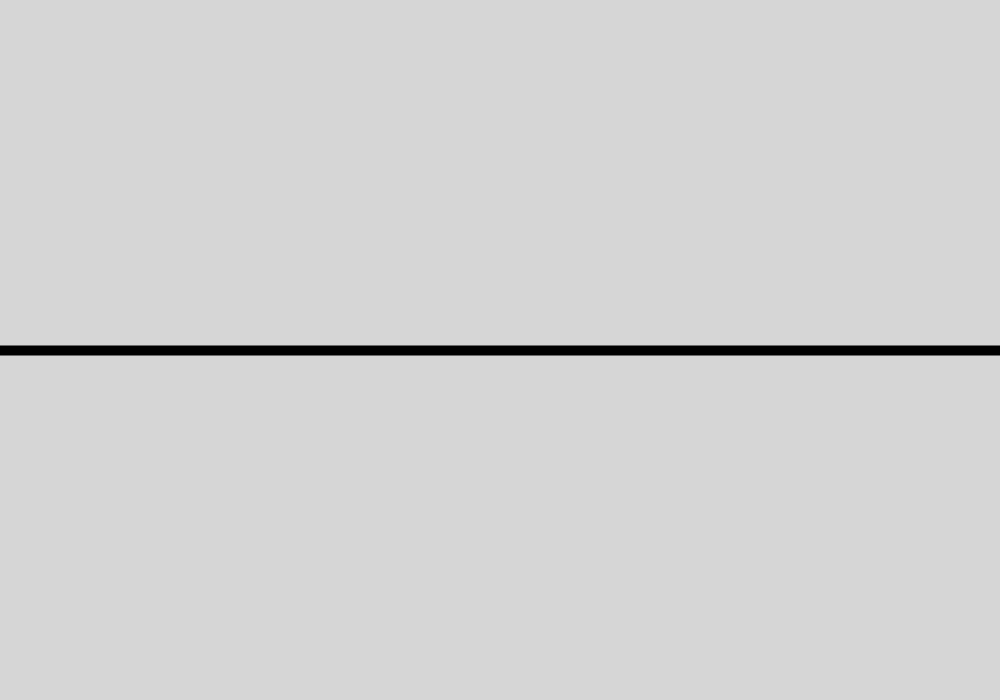
Frame 1 (no input)
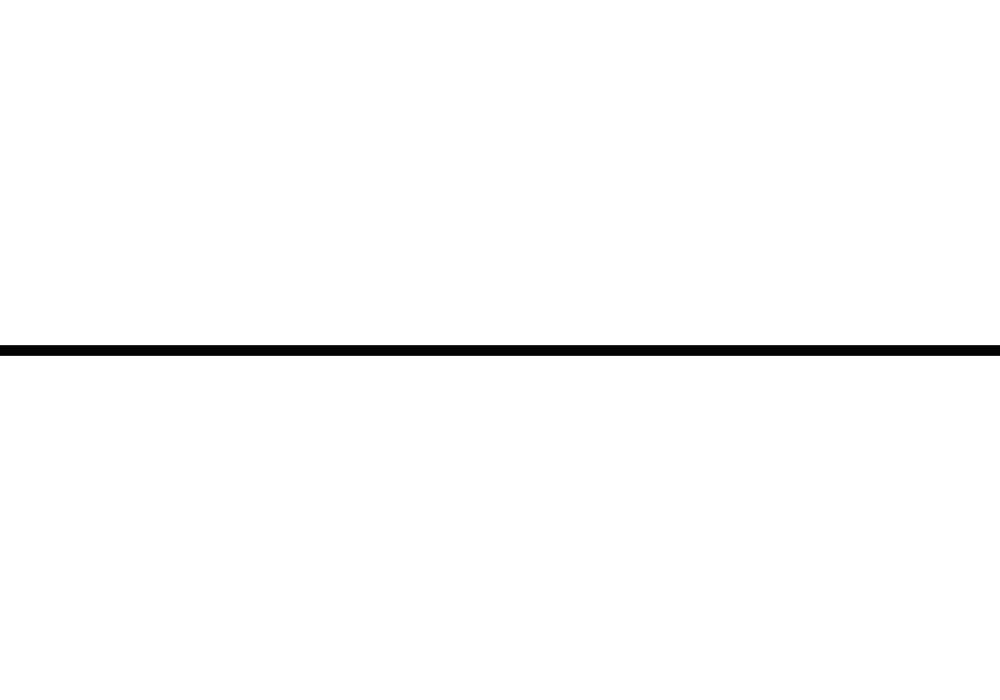
Frame 60 (the mouse pressed at the canvas centre just before this capture)
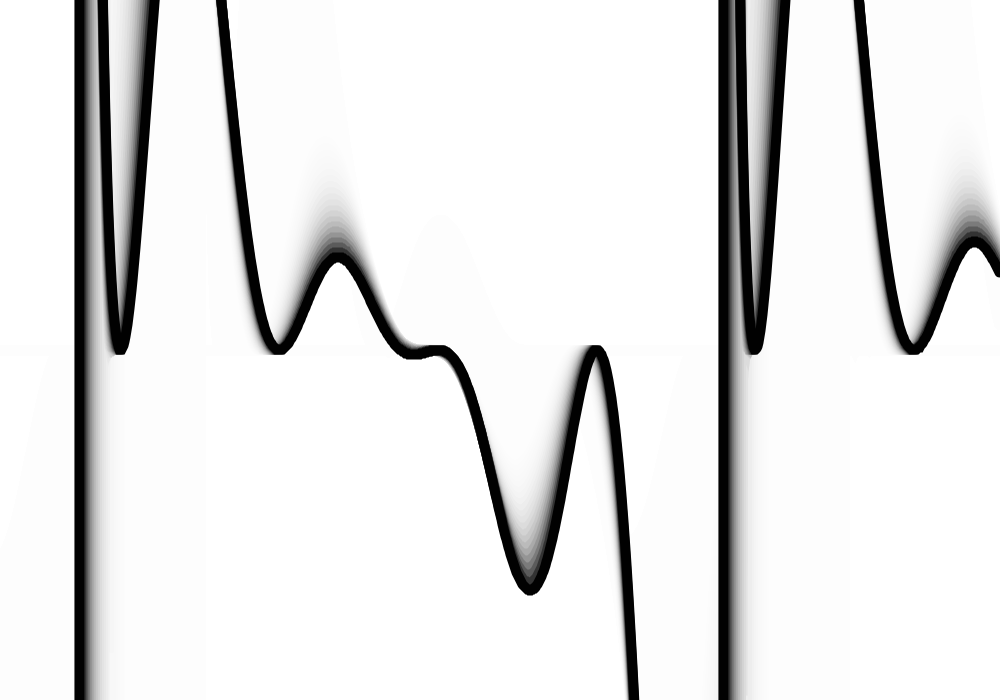
Frame 120 (the mouse held since frame 60 and released just before this capture)

The Processing sketch that drew these frames (run headless with seeded random() and noise(); from frame 60 on, the mouse is pressed at the canvas centre):

// Processing sketch: signal_wave
// ── signal_wave.pde
PGraphics alphaG;

void setup() {
  size(1000,700);
  
  stroke(255);
  strokeWeight(1);
  smooth();
  
  noCursor();
  alphaG = createGraphics(width,height, JAVA2D);
}

float v = 0;
float w = 0;

void draw() {
  alphaG.beginDraw();
  alphaG.noStroke();
  alphaG.fill(255,50);
  alphaG.rect(0,0,width,height);
  
  alphaG.stroke(1);
  alphaG.strokeWeight(10);
  alphaG.noFill();
  alphaG.beginShape();
  for(float x = 0; x < width; x += 1) {
    float yn = height/2+mouseY
    *sin(v+(x/map(mouseX,0,width,1,100)))
    *tan(w+(x/map(mouseY,0,width,100,400)))
    *sin(v+(x/map(mouseY,0,height,1,100)));
    
    //if (yn<height/20)
    //  yn = height/20;
    alphaG.vertex(x, yn);
    
  }
  alphaG.endShape();
  v -= 0.02;
  w += 0.01;
  
  alphaG.endDraw();
  image(alphaG, 0,0);
  
  save_it(alphaG);
}

boolean saving = false;
void keyPressed() {
  if (key == CODED) {
    if (keyCode == UP){
      saving = true;
    } else if (keyCode == DOWN){
      saving = false;
    }
  }
}

int frame_i = 0;
void save_it(PGraphics land){
  if (saving){
    String fn = "save_2\\land_" + nf(frame_i,5,0) + ".png";
    land.save(fn);
    frame_i ++;
    println(fn);
  }
}
